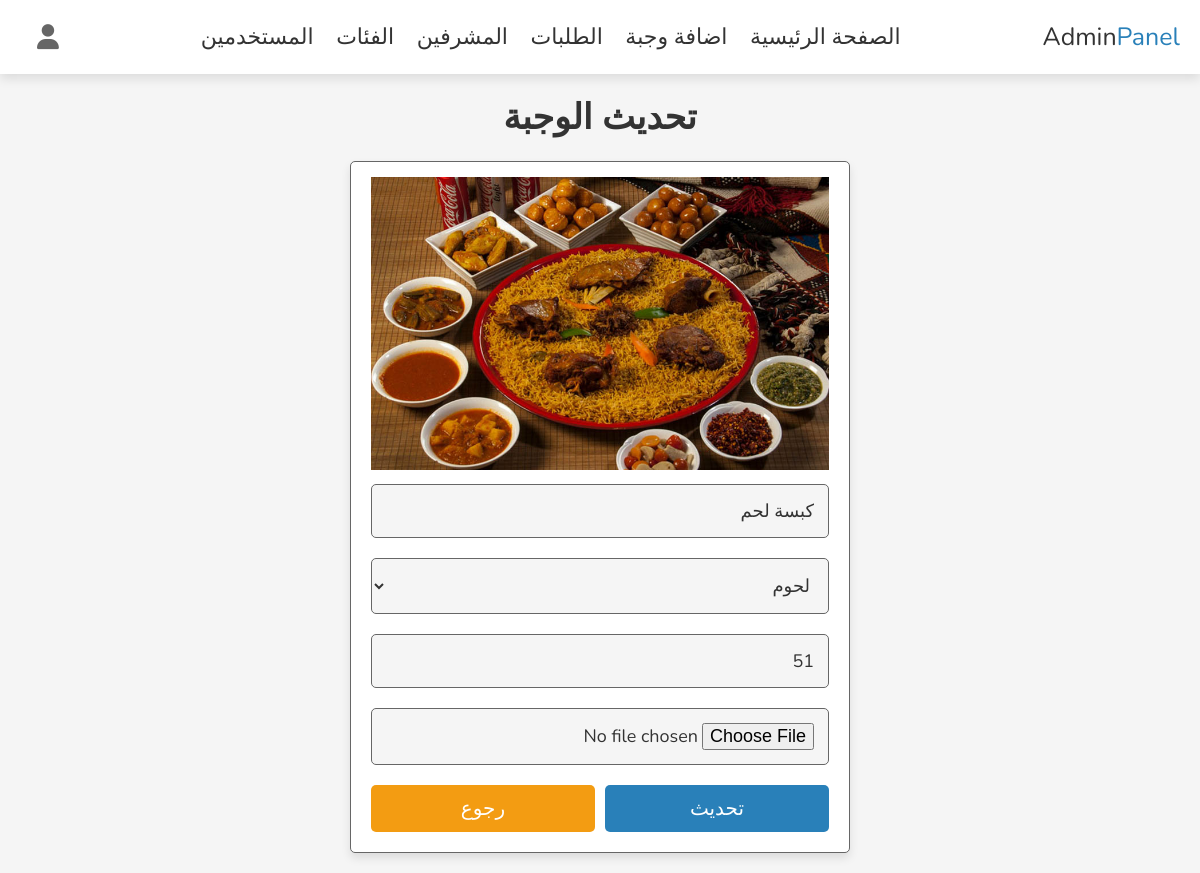
Page /admin_product_update.php?update=2 (signed in) on the committed database.
### tables this page shows
CREATE TABLE `products` (
  `id` int(100) NOT NULL,
  `name` varchar(100) NOT NULL,
  `category_id` int(11) NOT NULL,
  `price` int(10) NOT NULL,
  `image` varchar(100) NOT NULL,
  `date` timestamp NOT NULL DEFAULT current_timestamp() ON UPDATE current_timestamp()
);

### admin_product_update.php (the view, shortened to what this page needs)
<?php
include 'config.php';
?>
<!DOCTYPE html>
<html lang="en" dir=rtl>
<head>
   <link rel="stylesheet" href="https://cdnjs.cloudflare.com/ajax/libs/font-awesome/6.1.1/css/all.min.css">
   <link rel="stylesheet" href="css/admin_style.css">
</head>
<body>
<?php include 'admin_header.php' ?>
<section class="update-product">
   <h1 class="heading">تحديث الوجبة</h1>
   <?php
      $update_id = $_GET['update'];
      $select_products = $conn->prepare("SELECT * FROM `products` WHERE id = ?");
      $select_products->execute([$update_id]);
      if($select_products->rowCount() > 0){
         while($fetch_products = $select_products->fetch(PDO::FETCH_ASSOC)){
?>
   <form action="" enctype="multipart/form-data" method="post">
      <img src="uploaded_img/<?= $fetch_products['image']; ?>" alt="">
      <input type="text" class="box" required maxlength="100" placeholder="enter product name" name="name" value="<?= $fetch_products['name']; ?>">
      <select name="category" class="box">
         <?php
      $select_category = $conn->prepare("SELECT * FROM `tbl_category`");
      $select_category->execute();
      if ($select_category->rowCount() > 0) {
         while ($fetch_category = $select_category->fetch(PDO::FETCH_ASSOC)) {
            if ($fetch_category['id']==$fetch_products['category_id']) {
      ?>
         <option selected value="<?= $fetch_category['id']; ?>">
            <?= $fetch_category['title']; ?>
         </option>
         <?php
         }
         else{
            ?>
            <option  value="<?= $fetch_category['id']; ?>">
            <?= $fetch_category['title']; ?>
         </option>
         <?php
         }
         }
                     }
            else {
               echo '<p class="empty">لا توجد تصنيفات</p>';
            }
      ?>
      </select>
      <input type="number" min="0" class="box" required max="9999999999" placeholder="enter product price" onkeypress="if(this.value.length == 10) return false;" name="price" value="<?= $fetch_products['price']; ?>">
      <input type="file" name="image" accept="image/jpg, image/jpeg, image/png" class="box">
      <div class="flex-btn">
         <input type="submit" value="تحديث" class="btn" name="update_product">
         <a href="admin_products.php" class="option-btn">رجوع</a>
      </div>
   </form>
   <?php
         }
      }else{
         echo '<p class="empty"> لا يوجد تحديث</p>';
      }
   ?>
</section>
</body>
</html>

### css/admin_style.css (style rules this page uses)
:root { --main-color:#2980b9; --red:#e74c3c; --orange:#f39c12; --black:#333; --white:#fff; --light-bg:#f5f5f5; --light-color:#666; --border:.1rem solid var(--light-color); --box-shadow:0 .5rem 1rem rgba(0,0,0,.1); }
* { font-family: 'Nunito', sans-serif; margin:0; padding:0; box-sizing: border-box; outline: none; border:none; text-decoration: none; transition: .2s linear; }
html { font-size: 62.5%; overflow-x: hidden; scroll-behavior: smooth; scroll-padding-top: 7rem; }
body { background: var(--light-bg); }
section { padding:2rem; margin:0 auto; max-width: 1200px; }
.heading { text-align: center; margin-bottom: 2rem; font-size: 3.5rem; color:var(--black); text-transform: uppercase; }
.delete-btn, .option-btn, .btn { display: block; width: 100%; margin-top: 1rem; border-radius: .5rem; padding:1rem 3rem; font-size: 2rem; color:var(--white); cursor: pointer; text-transform: capitalize; text-align: center; }
.btn { background-color: var(--main-color); }
.option-btn { background-color: var(--orange); }
.flex-btn { display: flex; gap:1rem; }
.update-product form { max-width: 50rem; margin:0 auto; background-color: var(--white); border-radius: .5rem; box-shadow: var(--box-shadow); padding:2rem; border:var(--border); padding-top: 1.5rem; }
.update-product form .box { width: 100%; padding:1.4rem; font-size: 1.8rem; color:var(--black); border-radius: .5rem; border:var(--border); background-color: var(--light-bg); margin:1rem 0; }
.update-product form img { width: 100%; }

### rows in the picture
products: image (picture), name "كبسة لحم", price "51"

### other values in the picture
form field category "لحوم"
